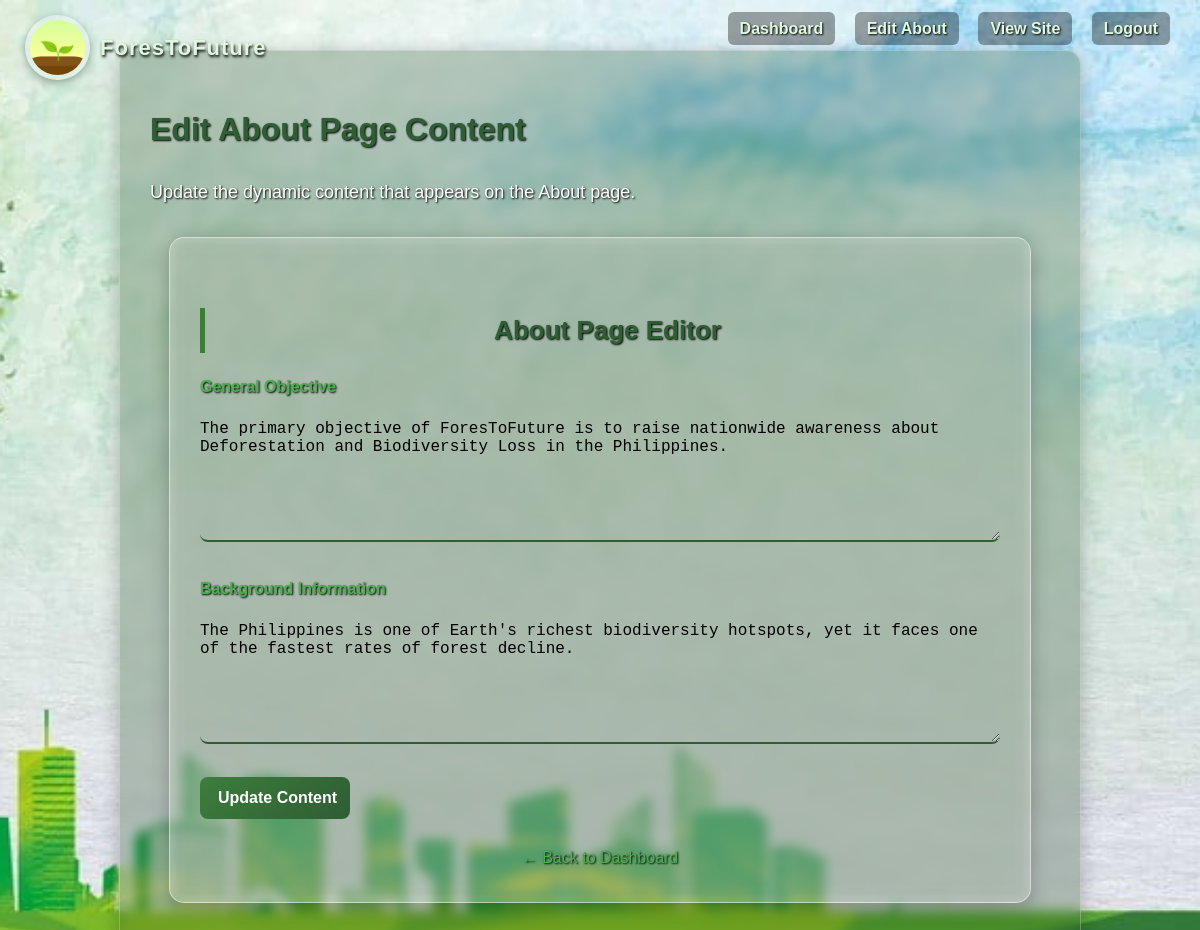
Page /admin/edit-about (signed in) on the committed database.
### models.py (models this page shows)
class AboutContent(db.Model):
    id = db.Column(db.Integer, primary_key=True)
    general_objective = db.Column(db.Text, nullable=False)
    background_info = db.Column(db.Text, nullable=False)

### app.py (the view, shortened to what this page needs)
@app.route('/admin/edit-about', methods=['GET', 'POST'])
def admin_edit_about():
    if 'admin_id' not in session:
        flash("Please log in to access this page.", "error")
        return redirect(url_for('admin_login'))
    content = AboutContent.query.first()
    form = AboutContentForm(obj=content)
    return render_template('admin_edit_about.html', form=form)

### forms.py
class AboutContentForm(FlaskForm):
    general_objective = TextAreaField('General Objective', validators=[DataRequired()])
    background_info = TextAreaField('Background Information', validators=[DataRequired()])
    submit = SubmitField('Update Content')

### templates/admin_edit_about.html (shortened to what this page needs)
{% extends "base.html" %}
{% block navigation %}
<nav class="top-right-nav">
    <a href="{{ url_for('admin_dashboard') }}">Dashboard</a>
    <a href="{{ url_for('admin_edit_about') }}">Edit About</a>
    <a href="{{ url_for('home') }}">View Site</a>
    <a href="{{ url_for('admin_logout') }}">Logout</a>
</nav>
{% endblock %}
{% block content %}
<div class="content">
    <h1>Edit About Page Content</h1>
    <p>Update the dynamic content that appears on the About page.</p>
    <div class="contactForm card-form" style="max-width: 800px; margin: 30px auto;">
        <form method="POST" action="{{ url_for('admin_edit_about') }}">
            <h2>About Page Editor</h2>
            <div class="inputBox">
                {{ form.general_objective.label }}
                {{ form.general_objective(rows=6, style="height: auto;") }}
            </div>
            <div class="inputBox">
                {{ form.background_info.label }}
                {{ form.background_info(rows=6, style="height: auto;") }}
            </div>
            <div class="inputBox">
                {{ form.submit(class="submit-btn") }}
            </div>
        </form>
        <div style="text-align: center; margin-top: 15px;">
            <a href="{{ url_for('admin_dashboard') }}" style="color: #4caf50; text-decoration: none;">← Back to Dashboard</a>
        </div>
    </div>
</div>
{% endblock %}

### static/style.css (style rules this page uses)
body { margin: 0; padding: 0; font-family: Arial, sans-serif; background-image: url("ghg.jpg"); background-size: cover; background-position: center; background-repeat: no-repeat; background-attachment: fixed; color: #ffffff; text-shadow: 1px 1px 2px black; }
.top-right-nav { position: fixed; top: 20px; right: 30px; z-index: 1000; }
.top-right-nav a { margin-left: 15px; text-decoration: none; font-weight: bold; color: #dff8df; padding: 8px 12px; border-radius: 6px; background-color: rgba(0,0,0,0.35); transition: 0.3s; }
.content { max-width: 900px; margin: 50px auto; padding: 30px; background: rgba(20, 60, 20, 0.25); backdrop-filter: blur(6px); -webkit-backdrop-filter: blur(6px); border-radius: 15px; border: 1px solid rgba(255, 255, 255, 0.25); box-shadow: 0 4px 20px rgba(0, 0, 0, 0.25); line-height: 1.7; }
.content h1 { color: #2f5d34; margin-bottom: 20px; }
.content h2 { color: #2f5d34; border-left: 5px solid #3c7d3c; padding-left: 10px; margin-top: 40px; }
.content p { line-height: 1.7; font-size: 18px; text-align: justify; margin-bottom: 20px; }
.contactForm { position: relative; padding-bottom: 150px; }
.card-form { flex: 1; background: rgba(255, 255, 255, 0.30); backdrop-filter: blur(8px); -webkit-backdrop-filter: blur(8px); padding: 30px; border-radius: 15px; border: 1px solid rgba(255, 255, 255, 0.45); box-shadow: 0 4px 20px rgba(0, 0, 0, 0.25); color: #1a1a1a; }
.card-form h2 { margin-bottom: 20px; font-size: 26px; color: #2f5d34; text-align: center; font-weight: bold; }
.card-form .inputBox { position: relative; width: 100%; margin-bottom: 25px; }
.card-form .inputBox input, .card-form .inputBox textarea { width: 100%; padding: 12px 0; background: transparent; border: none; border-bottom: 2px solid #2f5d34; outline: none; font-size: 16px; color: #000; }
.card-form .inputBox textarea { min-height: 80px; resize: vertical; }
.card-form .inputBox label { display: block; margin-bottom: 8px; color: #4caf50; font-weight: bold; }
.card-form input[type="submit"], .card-form .submit-btn { width: 150px; padding: 12px 18px; background: linear-gradient(135deg, #3c7d3c, #2f5d34); color: #fff; border: none; border-radius: 8px; cursor: pointer; transition: 0.3s; font-size: 16px; font-weight: bold; }

### templates/base.html (style rules this page uses)
body { opacity: 1; transition: opacity 0.6s ease; }

### templates/admin_edit_about.html (style rules this page uses)
.inputBox textarea { width: 100%; min-height: 120px; padding: 12px; background: rgba(255,255,255,0.1); border: 2px solid #2f5d34; border-radius: 8px; color: white; font-size: 16px; resize: vertical; }
.inputBox label { display: block; margin-bottom: 8px; color: #4caf50; font-weight: bold; }

### rows in the picture
AboutContent: general_objective "The primary objective of ForesToFuture is to raise nationwide awareness about Deforestation and Biodiversity Loss in the Philippines.", background_info "The Philippines is one of Earth's richest biodiversity hotspots, yet it faces one of the fastest rates of forest decline."
